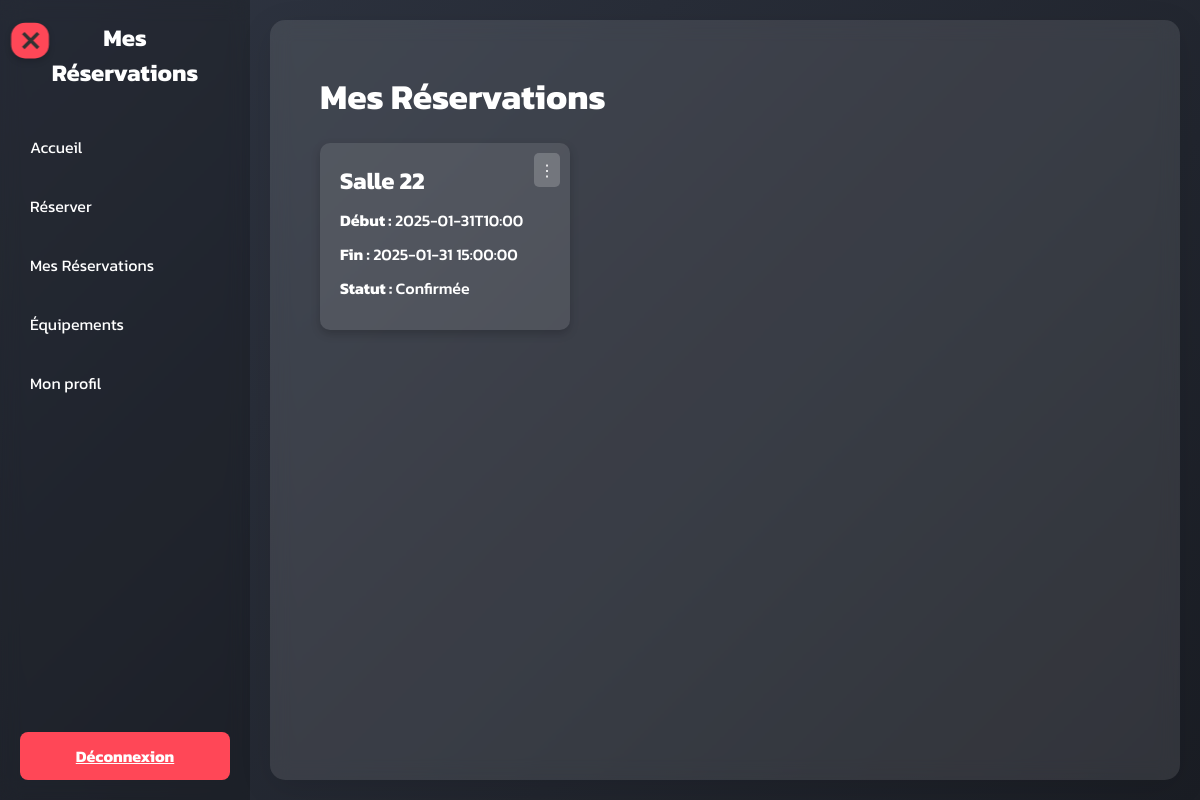
Before: /my_reservations (signed in) with the older database file.
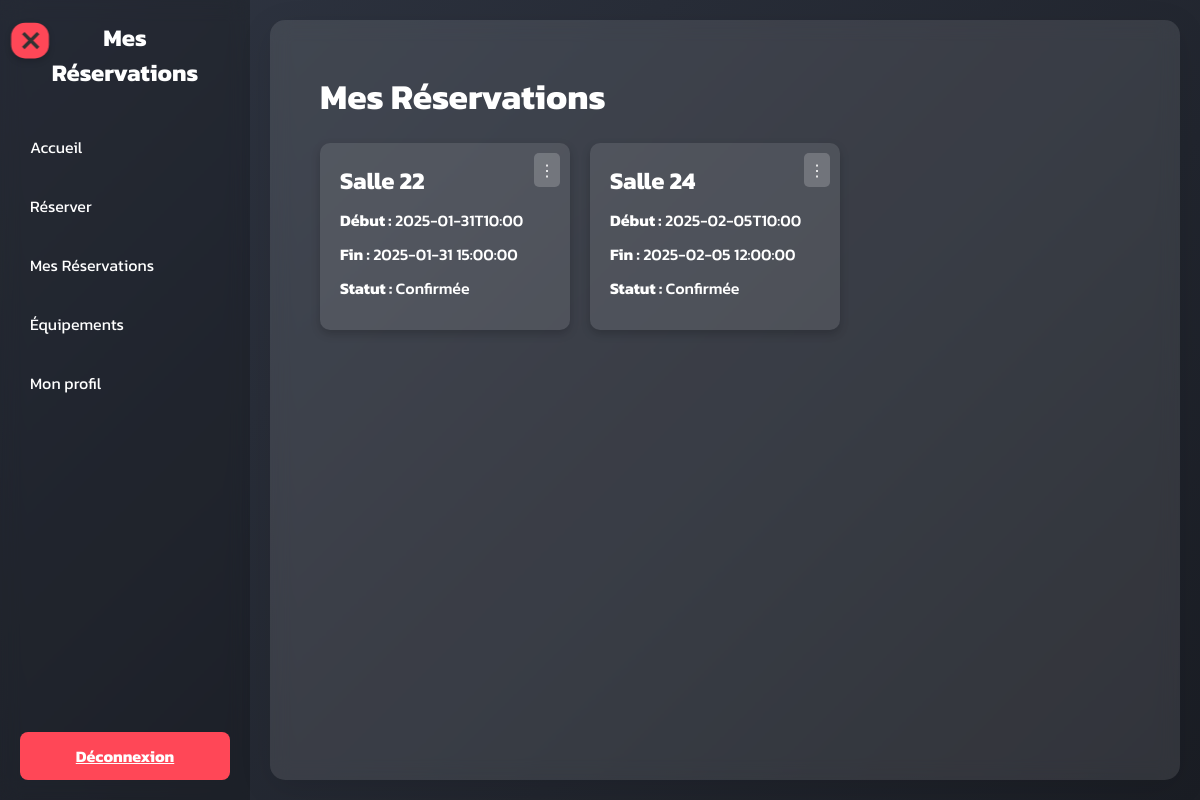
After: the same page with the newer database file.
### tables this page shows
CREATE TABLE "Reservation" (`ID_reservation` INTEGER PRIMARY KEY UNIQUE, ID_utilisateur INTEGER REFERENCES Utilisateur(ID_utilisateur), `ID_creneau` INTEGER REFERENCES `Creneau`(`ID_creneau`), `Date_reservation` TEXT, `Statut` TEXT);

CREATE TABLE `Creneau` (`ID_creneau` INTEGER PRIMARY KEY UNIQUE, `Heure_debut` TEXT, `Heure_fin` TEXT, `ID_salle` TEXT) STRICT;

### inscription.py (the view)
@app.route('/my_reservations')
@login_required
def my_reservations():
    user_id = session['user_id']
    try:
        with get_db_connection() as conn:
            cursor = conn.cursor()
            cursor.execute('''
                SELECT Reservation.ID_reservation AS id,
                       Creneau.ID_creneau AS room,
                       Creneau.Heure_debut AS start_time,
                       Creneau.Heure_fin AS end_time,
                       Reservation.Statut AS status
                FROM Reservation
                JOIN Creneau ON Reservation.ID_creneau = Creneau.ID_creneau
                WHERE Reservation.ID_utilisateur = ?
            ''', (user_id,))
            reservations = cursor.fetchall()
        return render_template('my_reservations.html', reservations=reservations)
    except sqlite3.Error as e:
        flash('Erreur lors du chargement des réservations.', 'error')
        print(f"Erreur SQLite: {e}")
        return render_template('my_reservations.html', reservations=[])

### inscription.py (called while the page is built)
def get_db_connection():
    conn = sqlite3.connect(DATABASE)
    conn.row_factory = sqlite3.Row
    return conn

def login_required(f):
    @wraps(f)
    def decorated_function(*args, **kwargs):
        if 'user_id' not in session:
            flash('Veuillez vous connecter pour accéder à cette page', 'info')
            return redirect(url_for('login'))
        return f(*args, **kwargs)
    return decorated_function

### templates/my_reservations.html (shortened to what this page needs)
<!DOCTYPE html>
<html lang="fr">
<head>
</head>
<body>
    <div class="sidebar" id="sidebar">
        <h2>Mes<br> Réservations</h2>
        <ul>
            <li><a href="{{ url_for('dashboard') }}">Accueil</a></li>
            <li><a href="{{ url_for('reservation_page') }}">Réserver</a></li>
            <li><a href="{{ url_for('my_reservations') }}">Mes Réservations</a></li>
            <li><a href="{{ url_for('equipements') }}">Équipements</a></li>
            <li><a href="{{ url_for('profile') }}">Mon profil</a></li>
        </ul>
        <div class="logout">
            <a href="{{ url_for('logout') }}">Déconnexion</a>
        </div>
    </div>
    <div class="toggle-btn change" id="toggleBtn" onclick="menu(this)">
        <div class="bar3"></div>
    </div>
    <div class="content">
        <h1>Mes Réservations</h1>
        {% if not reservations %}
        <div class="no-reservations">
            <p>Vous n'avez aucune réservation.</p>
            <a href="{{ url_for('reservation_page') }}">
                <button>Réserver maintenant</button>
            </a>
        </div>
        {% else %}
        <div class="card-container">
            {% for reservation in reservations %}
            <div class="card">
                <div class="menu" onclick="toggleMenu(this)">⋮
                </div>
                <h3>Salle {{ reservation.room }}</h3>
                <p><strong>Début :</strong> {{ reservation.start_time }}</p>
                <p><strong>Fin :</strong> {{ reservation.end_time }}</p>
                <p><strong>Statut :</strong> {{ reservation.status }}</p>
            </div>
            {% endfor %}
        </div>
        {% endif %}
    </div>
</body>
</html>

### templates/my_reservations.html (style rules this page uses)
:root { --primary-color: #ff4757; --secondary-color: #2f3542; --accent-color: #1e90ff; --light-bg: #f1f2f6; --logout-color: #ff4757; --text-color: #ffffff; }
* { margin: 0; padding: 0; box-sizing: border-box; font-family: 'Kanit', sans-serif; }
body { background: linear-gradient(135deg, var(--secondary-color), #1a1d24); min-height: 100vh; display: flex; color: var(--text-color); }
.sidebar { width: 250px; background-color: rgba(0, 0, 0, 0.2); backdrop-filter: blur(10px); color: var(--text-color); display: flex; flex-direction: column; padding: 20px; position: relative; min-height: 100vh; transition: transform 0.3s ease; }
.sidebar h2 { text-align: center; margin-bottom: 20px; font-weight: 700; font-size: 1.5rem; }
.sidebar ul { list-style: none; flex-grow: 1; }
.sidebar ul li { margin: 15px 0; }
.sidebar ul li a { text-decoration: none; color: var(--text-color); padding: 10px; display: block; border-radius: 8px; transition: background-color 0.3s, transform 0.2s; }
.content { flex: 1; padding: 50px; margin: 20px; background: rgba(255, 255, 255, 0.1); backdrop-filter: blur(10px); margin-left: 20px; border-radius: 15px; box-shadow: 0 8px 32px rgba(0, 0, 0, 0.1); color: var(--text-color); font-weight: 500; position: relative; z-index: 1; transition: margin-left 0.3s ease, width 0.3s ease; }
.content h1 { font-size: 2.2rem; margin-bottom: 20px; font-weight: 700; }
.content p { margin-bottom: 20px; font-size: 1.2rem; }
.toggle-btn { display: inline-block; position: absolute; top: 15px; left: 30px; transform: translateX(-50%) scale(0.7); background-color: var(--primary-color); color: white; padding: 12px; border-radius: 20px; cursor: pointer; transition: background-color 0.3s ease, transform 0.3s ease; z-index: 100; box-shadow: 0 4px 10px rgba(0, 0, 0, 0.2); user-select: none; }
.bar1, .bar2, .bar3 { width: 30px; height: 5px; background-color: #333; margin: 3px 0; transition: 0.4s; }
.change .bar3 { transform: translate(1px, -8px) rotate(45deg); }
.logout { margin-top: auto; }
.logout a { background-color: var(--logout-color); color: var(--text-color); padding: 12px; display: block; text-align: center; border-radius: 8px; font-weight: 700; font-size: 1rem; transition: background-color 0.3s, transform 0.2s; }
.card-container { display: flex; flex-wrap: wrap; gap: 20px; }
.card { background: rgba(255, 255, 255, 0.1); border-radius: 10px; box-shadow: 0 4px 10px rgba(0, 0, 0, 0.2); padding: 20px; width: calc(33.33% - 20px); position: relative; color: var(--text-color); transition: transform 0.2s ease; }
.card h3 { font-size: 1.5rem; margin-bottom: 10px; }
.card p { font-size: 1rem; margin-bottom: 10px; }
.card .menu { position: absolute; top: 10px; right: 10px; background: rgba(255, 255, 255, 0.2); border-radius: 5px; padding: 5px; cursor: pointer; }

Changed rows visible on the page:
added Reservation: room "24", start_time "2025-02-05T10:00", end_time "2025-02-05 12:00:00", status "Confirmée"
